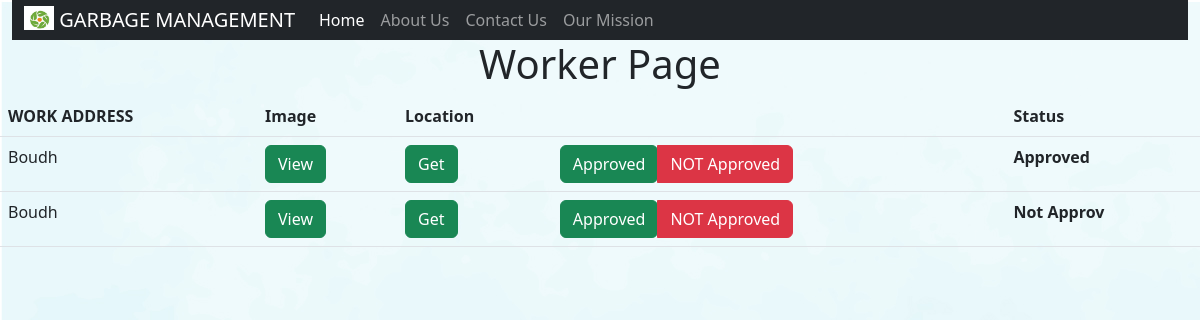
/muncipalty/employee_work_page.php, run on the app's committed database.
### tables this page shows
CREATE TABLE `public_work` (
  `wid` int(11) NOT NULL,
  `id` int(11) DEFAULT NULL,
  `address` varchar(50) DEFAULT NULL,
  `UNIT` varchar(10) DEFAULT NULL,
  `city` varchar(15) DEFAULT NULL,
  `image` varchar(50) DEFAULT NULL,
  `idate` date DEFAULT NULL,
  `employee` varchar(30) DEFAULT NULL,
  `latitude` double NOT NULL,
  `longitude` double NOT NULL,
  `status` varchar(10) NOT NULL
);

### muncipalty/employee_work_page.php (the view, shortened to what this page needs)
<?php
include 'connection.php';
$sql="SELECT*FROM public_work,worker_work WHERE public_work.wid=worker_work.wid";
$result=mysqli_query($conn,$sql);
?>
<!DOCTYPE html>
<html lang="en">
<head>
    <link href="https://cdn.jsdelivr.net/npm/bootstrap@5.2.3/dist/css/bootstrap.min.css" rel="stylesheet"
>
</head>
<body>
<div class="container-fluid hello">
       <nav class="navbar navbar-expand-lg navbar-dark bg-dark m-0 p-0">
            <div class="container-fluid">
                <a class="navbar-brand" href="#">
                <img src="../logo1.png" alt="" width="30" height="24" class="d-inline-block align-text-top">
                GARBAGE MANAGEMENT
            </a>
            <div class="collapse navbar-collapse" id="navbarNav">
                <ul class="navbar-nav">
                    <li class="nav-item">
                        <a class="nav-link active a1" aria-current="page" href="../index.php">Home</a>
                    </li>
                    <li class="nav-item">
                        <a class="nav-link a1" href="../About2.php">About Us</a>
                    </li>
                    <li class="nav-item">
                        <a class="nav-link a1" href="../contactForm.php">Contact Us</a>
                    </li>
                    <li class="nav-item">
                        <a class="nav-link a1" href="../disposal.html">Our Mission</a>
                    </li>
            </ul>
          </div>
        </div>
    </nav>
</div>
    <div class="text-center">
        <h1>Worker Page</h1>
      </div>
      <table class="table">
        <thead>
            <tr>
                <th scope="col">WORK ADDRESS</th>
                <th scope="col">Image</th>
                <th scope="col">Location</th>
                <th scope="col"></th>
                <th scope="col">Status</th>
            </tr>
        </thead>
        <tbody>
        <?php
               while($row = mysqli_fetch_assoc($result)){
            ?>
            <tr>
                <td scope="row"><?php echo $row['address']; ?></td>
                <td><a type="button" href="../employee-clean-image/<?php echo $row['image'] ?>" class="btn btn-success">View</a></td>
                <td><a type="button" href="../muncipalty/maps_plot.php?id=<?php echo $row['wid']?>" class="btn btn-success">Get</a></td>
                <td><div class="btn-group" role="group" aria-label="Basic example">
                <div class="form-group">
                    <a type="sumbit" href="employee_work_check.php?id=<?php echo $row['wid'];?>" class="btn btn-success" name="upload">Approved</a></div>
                    <a type="sumbit" href="worker_work_not_app.php?id=<?php echo $row['wid'];?>" class="btn btn-danger" name="upload">NOT Approved</a></div>
                </td>
                <th scope="row"><?php echo $row['status']; ?></th>
            </tr>
            <?php
               }
            ?>
               </tbody>
               </table>
</body>
</html>

### muncipalty/employee_work_page.php (style rules this page uses)
body { background-image:url('../69.jpg'); }

### data on the page
public_work: address "Boudh", status "Approved"
public_work: address "Boudh", status "Not Approv"
